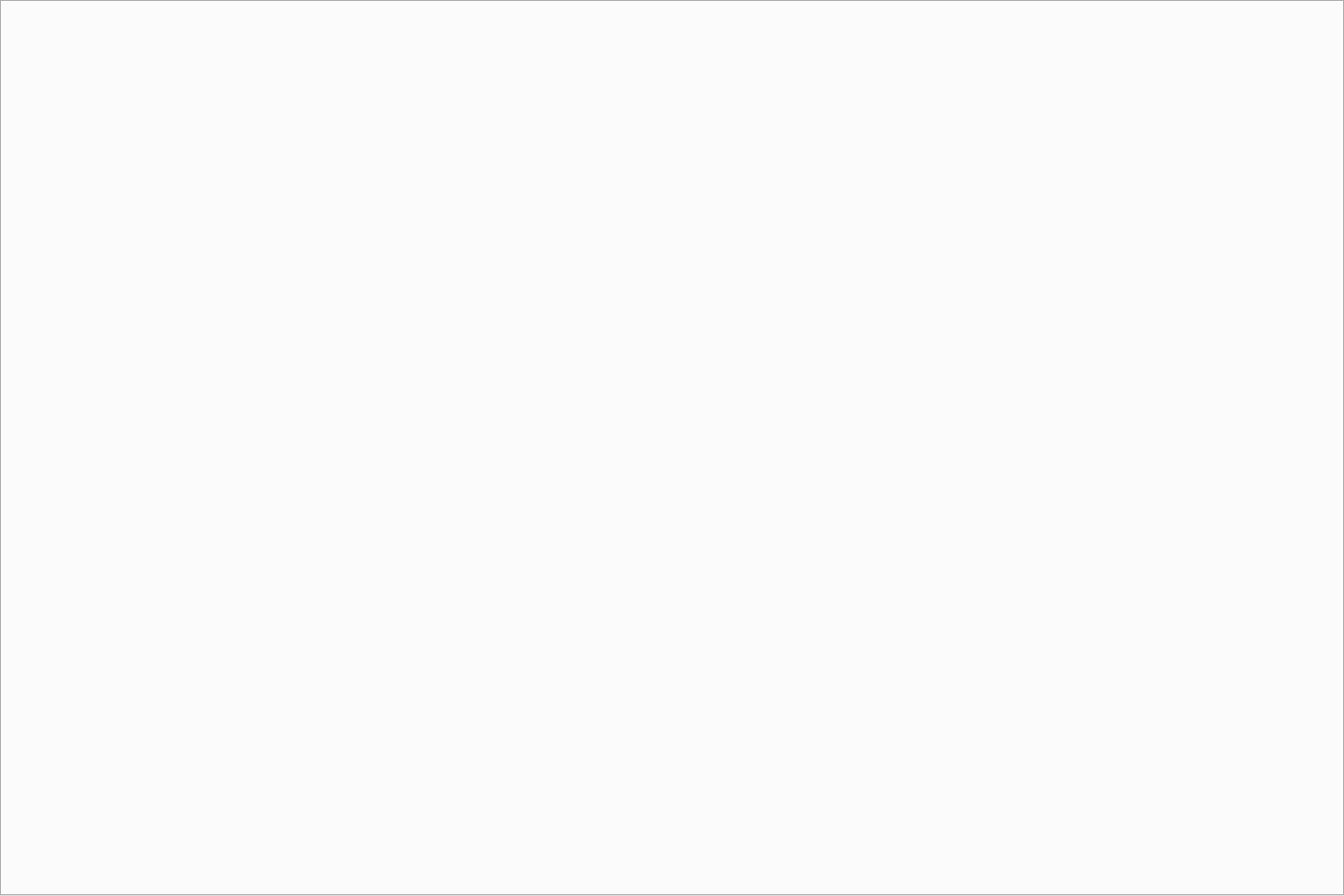
<?xml version="1.0" encoding="UTF-8"?>
<ui version="4.0">
 <class>PyMDFMainWindow</class>
 <widget class="QMainWindow" name="PyMDFMainWindow">
  <property name="geometry">
   <rect>
    <x>0</x>
    <y>0</y>
    <width>1440</width>
    <height>960</height>
   </rect>
  </property>
  <property name="sizePolicy">
   <sizepolicy hsizetype="Minimum" vsizetype="Minimum">
    <horstretch>0</horstretch>
    <verstretch>0</verstretch>
   </sizepolicy>
  </property>
  <property name="windowTitle">
   <string>asammdf</string>
  </property>
  <property name="windowIcon">
   <iconset resource="resource.qrc">
    <normaloff>:/asammdf.png</normaloff>:/asammdf.png</iconset>
  </property>
  <widget class="QWidget" name="centralwidget">
   <layout class="QVBoxLayout" name="verticalLayout">
    <property name="spacing">
     <number>2</number>
    </property>
    <property name="leftMargin">
     <number>0</number>
    </property>
    <property name="topMargin">
     <number>0</number>
    </property>
    <property name="rightMargin">
     <number>0</number>
    </property>
    <property name="bottomMargin">
     <number>0</number>
    </property>
    <item>
     <widget class="QStackedWidget" name="stackedWidget">
      <property name="frameShape">
       <enum>QFrame::NoFrame</enum>
      </property>
      <property name="currentIndex">
       <number>0</number>
      </property>
      <widget class="QWidget" name="stackedWidgetPage1">
       <layout class="QVBoxLayout" name="verticalLayout_2">
        <property name="spacing">
         <number>2</number>
        </property>
        <property name="leftMargin">
         <number>0</number>
        </property>
        <property name="topMargin">
         <number>0</number>
        </property>
        <property name="rightMargin">
         <number>0</number>
        </property>
        <property name="bottomMargin">
         <number>0</number>
        </property>
        <item>
         <widget class="QTabWidget" name="files">
          <property name="currentIndex">
           <number>-1</number>
          </property>
          <property name="documentMode">
           <bool>false</bool>
          </property>
          <property name="tabsClosable">
           <bool>true</bool>
          </property>
         </widget>
        </item>
       </layout>
      </widget>
     </widget>
    </item>
   </layout>
  </widget>
  <widget class="QMenuBar" name="menubar">
   <property name="geometry">
    <rect>
     <x>0</x>
     <y>0</y>
     <width>1440</width>
     <height>24</height>
    </rect>
   </property>
  </widget>
  <action name="action_memory_minimum">
   <property name="checkable">
    <bool>true</bool>
   </property>
   <property name="text">
    <string>minimum</string>
   </property>
   <property name="toolTip">
    <string>Minimal memory usage by loading only the nedded block addresses</string>
   </property>
  </action>
  <action name="action_memory_full">
   <property name="checkable">
    <bool>true</bool>
   </property>
   <property name="text">
    <string>full</string>
   </property>
   <property name="toolTip">
    <string>Load all blocks in the RAM</string>
   </property>
  </action>
  <action name="action_memory_low">
   <property name="checkable">
    <bool>true</bool>
   </property>
   <property name="text">
    <string>low</string>
   </property>
   <property name="toolTip">
    <string>Load metdata block in RAM but leave the samples on disk</string>
   </property>
  </action>
 </widget>
 <resources>
  <include location="resource.qrc"/>
 </resources>
 <connections/>
</ui>
